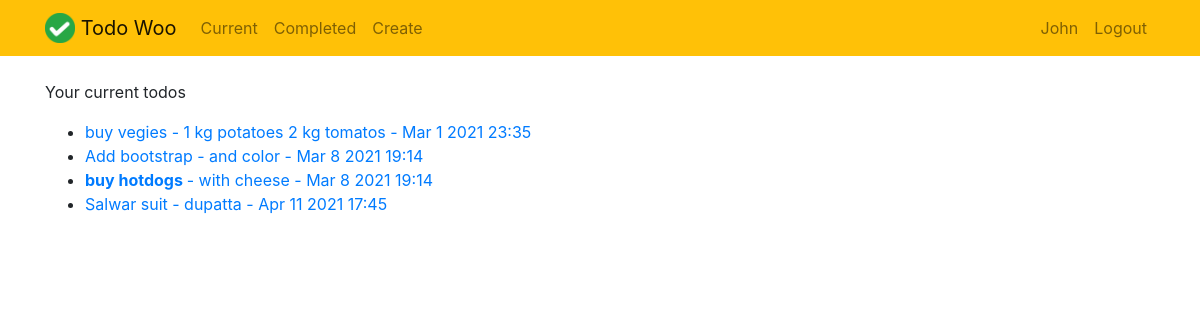
/current/ (signed in), run on the app's committed database.
### todoApp/models.py (models this page shows, shortened)
class Todo(models.Model):
    title=models.CharField(max_length=100)
    memo=models.TextField(blank=True)
    created=models.DateTimeField(auto_now_add=True)
    datecompleted=models.DateTimeField(null=True,blank=True)
    important=models.BooleanField(default=False)
    user=models.ForeignKey(User,on_delete=models.CASCADE)

### todoApp/views.py (the view)
# urls.py: path('current/',views.currenttodos,name='currenttodos'),
@login_required
def currenttodos(request):
    todos=Todo.objects.filter(user=request.user,datecompleted__isnull=True)
    username = User.get_short_name(request.user)
    return render(request,'todoApp/currenttodos.html',{'todos':todos,'username':username})

### todoApp/templates/todoApp/currenttodos.html
{% extends 'todoApp/base.html' %}
{% block content %}
<br>
{% if not todos %}
  Hey {{ username | capfirst }} ! You don't have any todos.
{% else %}
<p>Your current todos</p>
<ul>
  {%  for todo in todos %}
  <li>
      <a href="{% url 'viewtodo' todo.id %}">
      {% if todo.important %} <b> {% endif %} {{ todo.title }}  {% if todo.important %} </b> {% endif %}
     {% if todo.memo %} - {{todo.memo }} - {{ todo.created |date:'M j Y H:i'}} {% endif %}
     </a>
   </li>
  {% endfor %}
  </ul>
{% endif %}
{% endblock %}

### todoApp/templates/todoApp/base.html (shortened to what this page needs)
{% load static %}
<!doctype html>
<html lang="en">
<head>
    <link rel="stylesheet" href="https://stackpath.bootstrapcdn.com/bootstrap/4.4.1/css/bootstrap.min.css">
</head>
<body>
<nav class="navbar navbar-expand-md navbar-light bg-warning ">
<div class="container">
    <a class="navbar-brand" href="">
         <img src="{% static 'todoApp/logo.png' %}" width="30" height="30" class="d-inline-block align-top">
        <span>Todo Woo</span>
    </a>
    <div class="collapse navbar-collapse" id="navbarNav">
    {% if user.is_authenticated %}
        <ul class="navbar-nav mr-auto">
                <li class="nav-item {{ current }}">
                    <a class="nav-link" href="{% url 'currenttodos' %}">Current</a>
                </li>
                <li class="nav-item {{ completed }}">
                    <a class="nav-link" href="{% url 'completedtodos' %}">Completed</a>
                </li>
                <li class="nav-item {{ create }}">
                    <a class="nav-link" href="{% url 'createtodo' %}">Create</a>
                </li>
        </ul>
    {% endif %}
    <ul class="navbar-nav ml-auto">
            {% if user.is_authenticated %}
            <li class="nav-item {{ username }}">
                <a class="nav-link" href="{% url 'userprofile' %}">{{ username | capfirst}}</a>
            </li>
                <li class="nav-item">
                    <a href="#" onclick="$('#signOutBtn').click()" class="nav-link">Logout</a>
                </li>
            {% endif %}
        </ul>
    </div>
</div>
</nav>
<div class="container">
{% block content %}{% endblock %}
</div>
</body>
</html>

### data on the page
Todo: title "buy vegies", memo "1 kg potatoes 2 kg tomatos", created "Mar 1 2021 23:35"
Todo: title "Add bootstrap", memo "and color", created "Mar 8 2021 19:14"
Todo: title "buy hotdogs", memo "with cheese", created "Mar 8 2021 19:14"
Todo: title "Salwar suit", memo "dupatta", created "Apr 11 2021 17:45"

### other printed values
{{ username | capfirst }} "John"
